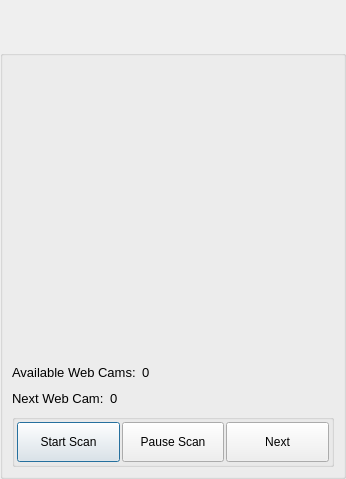
<?xml version="1.0" encoding="UTF-8"?>
<ui version="4.0">
 <class>ScanWebCamsDialog</class>
 <widget class="QDialog" name="ScanWebCamsDialog">
  <property name="windowModality">
   <enum>Qt::ApplicationModal</enum>
  </property>
  <property name="geometry">
   <rect>
    <x>0</x>
    <y>0</y>
    <width>346</width>
    <height>479</height>
   </rect>
  </property>
  <property name="minimumSize">
   <size>
    <width>0</width>
    <height>0</height>
   </size>
  </property>
  <property name="maximumSize">
   <size>
    <width>16777215</width>
    <height>16777215</height>
   </size>
  </property>
  <property name="windowTitle">
   <string>Scan Web Cam Servers</string>
  </property>
  <property name="windowOpacity">
   <double>1.000000000000000</double>
  </property>
  <property name="toolTip">
   <string/>
  </property>
  <layout class="QVBoxLayout" name="verticalLayout">
   <property name="spacing">
    <number>0</number>
   </property>
   <property name="leftMargin">
    <number>0</number>
   </property>
   <property name="topMargin">
    <number>0</number>
   </property>
   <property name="rightMargin">
    <number>0</number>
   </property>
   <property name="bottomMargin">
    <number>0</number>
   </property>
   <item>
    <widget class="TitleBarWidget" name="m_TitleBarWidget" native="true">
     <property name="sizePolicy">
      <sizepolicy hsizetype="Preferred" vsizetype="Preferred">
       <horstretch>0</horstretch>
       <verstretch>0</verstretch>
      </sizepolicy>
     </property>
     <property name="minimumSize">
      <size>
       <width>0</width>
       <height>50</height>
      </size>
     </property>
     <property name="maximumSize">
      <size>
       <width>16777215</width>
       <height>103</height>
      </size>
     </property>
    </widget>
   </item>
   <item>
    <widget class="QGroupBox" name="ItemsGroupBox">
     <property name="minimumSize">
      <size>
       <width>0</width>
       <height>0</height>
      </size>
     </property>
     <property name="title">
      <string/>
     </property>
     <layout class="QVBoxLayout" name="verticalLayout_2">
      <item>
       <widget class="QLabel" name="m_StatusLabel">
        <property name="text">
         <string notr="true"/>
        </property>
       </widget>
      </item>
      <item>
       <widget class="VidWidget" name="m_CamVidWidget" native="true">
        <property name="sizePolicy">
         <sizepolicy hsizetype="Expanding" vsizetype="Expanding">
          <horstretch>0</horstretch>
          <verstretch>0</verstretch>
         </sizepolicy>
        </property>
       </widget>
      </item>
      <item>
       <widget class="IdentWidget" name="FriendIdentWidget" native="true">
        <property name="sizePolicy">
         <sizepolicy hsizetype="Preferred" vsizetype="Fixed">
          <horstretch>0</horstretch>
          <verstretch>0</verstretch>
         </sizepolicy>
        </property>
        <property name="minimumSize">
         <size>
          <width>0</width>
          <height>50</height>
         </size>
        </property>
        <property name="maximumSize">
         <size>
          <width>16777215</width>
          <height>50</height>
         </size>
        </property>
       </widget>
      </item>
      <item>
       <widget class="QLabel" name="ScanStatusLabel">
        <property name="font">
         <font>
          <pointsize>10</pointsize>
         </font>
        </property>
        <property name="text">
         <string/>
        </property>
       </widget>
      </item>
      <item>
       <layout class="QHBoxLayout" name="horizontalLayout_5">
        <item>
         <widget class="QLabel" name="m_AvailableTitleLabel">
          <property name="font">
           <font>
            <pointsize>10</pointsize>
           </font>
          </property>
          <property name="text">
           <string>Available Web Cams:</string>
          </property>
         </widget>
        </item>
        <item>
         <widget class="QLabel" name="m_AvailableValueLabel">
          <property name="font">
           <font>
            <pointsize>10</pointsize>
           </font>
          </property>
          <property name="text">
           <string>0</string>
          </property>
         </widget>
        </item>
        <item>
         <spacer name="horizontalSpacer_2">
          <property name="orientation">
           <enum>Qt::Horizontal</enum>
          </property>
          <property name="sizeHint" stdset="0">
           <size>
            <width>40</width>
            <height>20</height>
           </size>
          </property>
         </spacer>
        </item>
       </layout>
      </item>
      <item>
       <layout class="QHBoxLayout" name="horizontalLayout_4">
        <item>
         <widget class="QLabel" name="CountdownLabel">
          <property name="font">
           <font>
            <pointsize>10</pointsize>
           </font>
          </property>
          <property name="text">
           <string>Next Web Cam:</string>
          </property>
         </widget>
        </item>
        <item>
         <widget class="QLabel" name="CountdownValue">
          <property name="font">
           <font>
            <pointsize>10</pointsize>
           </font>
          </property>
          <property name="text">
           <string>0</string>
          </property>
         </widget>
        </item>
        <item>
         <spacer name="horizontalSpacer">
          <property name="orientation">
           <enum>Qt::Horizontal</enum>
          </property>
          <property name="sizeHint" stdset="0">
           <size>
            <width>40</width>
            <height>20</height>
           </size>
          </property>
         </spacer>
        </item>
       </layout>
      </item>
      <item>
       <widget class="QGroupBox" name="ScanButtonBox">
        <property name="title">
         <string/>
        </property>
        <layout class="QHBoxLayout" name="horizontalLayout_2">
         <property name="spacing">
          <number>2</number>
         </property>
         <property name="leftMargin">
          <number>2</number>
         </property>
         <property name="topMargin">
          <number>2</number>
         </property>
         <property name="rightMargin">
          <number>2</number>
         </property>
         <property name="bottomMargin">
          <number>2</number>
         </property>
         <item>
          <widget class="QPushButton" name="m_StartScanButton">
           <property name="minimumSize">
            <size>
             <width>0</width>
             <height>40</height>
            </size>
           </property>
           <property name="text">
            <string>Start Scan</string>
           </property>
          </widget>
         </item>
         <item>
          <widget class="QPushButton" name="m_PauseScanButton">
           <property name="minimumSize">
            <size>
             <width>0</width>
             <height>40</height>
            </size>
           </property>
           <property name="text">
            <string>Pause Scan</string>
           </property>
          </widget>
         </item>
         <item>
          <widget class="QPushButton" name="m_NextScanButton">
           <property name="minimumSize">
            <size>
             <width>0</width>
             <height>40</height>
            </size>
           </property>
           <property name="maximumSize">
            <size>
             <width>16777215</width>
             <height>40</height>
            </size>
           </property>
           <property name="text">
            <string>Next</string>
           </property>
          </widget>
         </item>
        </layout>
       </widget>
      </item>
     </layout>
    </widget>
   </item>
   <item>
    <widget class="BottomBarWidget" name="m_BottomBarWidget" native="true">
     <property name="sizePolicy">
      <sizepolicy hsizetype="Expanding" vsizetype="Minimum">
       <horstretch>0</horstretch>
       <verstretch>0</verstretch>
      </sizepolicy>
     </property>
     <property name="minimumSize">
      <size>
       <width>30</width>
       <height>0</height>
      </size>
     </property>
     <property name="autoFillBackground">
      <bool>true</bool>
     </property>
    </widget>
   </item>
  </layout>
 </widget>
 <customwidgets>
  <customwidget>
   <class>TitleBarWidget</class>
   <extends>QWidget</extends>
   <header>TitleBarWidget.h</header>
   <container>1</container>
  </customwidget>
  <customwidget>
   <class>BottomBarWidget</class>
   <extends>QWidget</extends>
   <header location="global">BottomBarWidget.h</header>
   <container>1</container>
  </customwidget>
  <customwidget>
   <class>IdentWidget</class>
   <extends>QWidget</extends>
   <header location="global">IdentWidget.h</header>
   <container>1</container>
  </customwidget>
  <customwidget>
   <class>VidWidget</class>
   <extends>QWidget</extends>
   <header location="global">VidWidget.h</header>
   <container>1</container>
  </customwidget>
 </customwidgets>
 <resources/>
 <connections/>
</ui>
